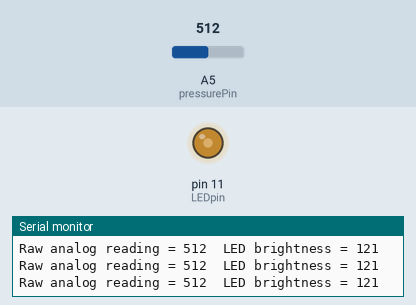
Recording of a sketch running on a simulated Arduino Uno, built with avr-gcc and run on an emulated ATmega328P. On the bench: output pins drawn as LEDs (lit = HIGH), the last lines printed to the serial monitor. Inputs (shaded band) come from the test bench; at power-on: A5 (pressurePin) = 512.

Above: at 1.2 s.
1.3 s: A5 (pressurePin) set to 55
At 2.5 s:
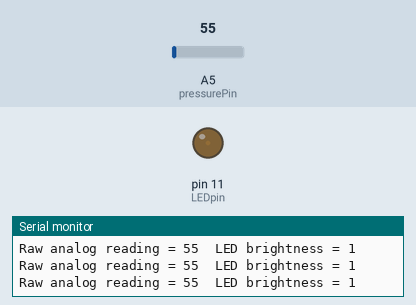
2.8 s: A5 (pressurePin) set to 46
At 4.0 s:
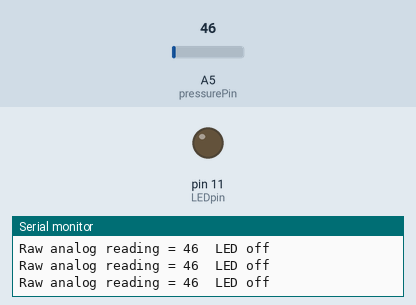
4.3 s: A5 (pressurePin) set to 716
At 5.4 s:
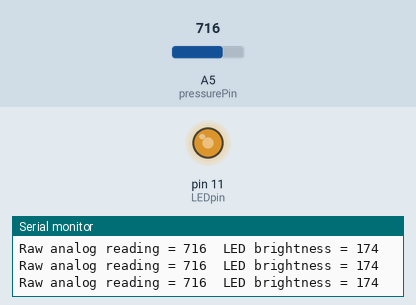
5.8 s: A5 (pressurePin) set to 989
At 7.0 s:
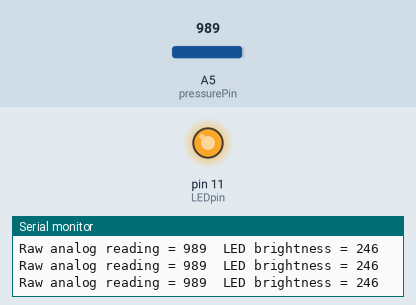
7.3 s: A5 (pressurePin) set to 1010
At 8.6 s:
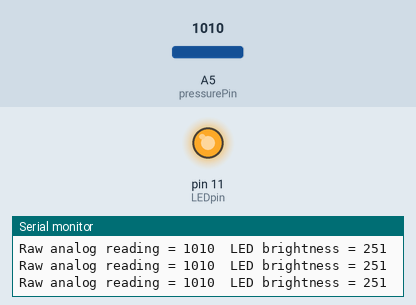
Timing chart, 0 to 10.3 s (numbered marks = the images above; inputs shaded):
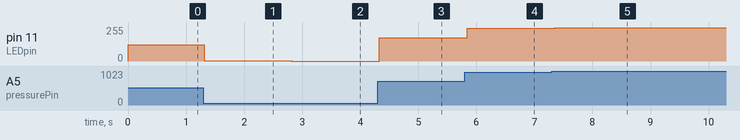

The sketch:

pressure_sensor.ino
```cpp
/* pressure sensor
 *
 * based on code from www.ladyada.net/learn/sensors
 *
 * This could be identical to the light sensor (photocell)
 *
 * one leg of pressure sensor connected to 5V
 * the other connected to analog input (here, pin 5)
 *     as well as a 10k pull-down resistor connected to ground
 *
 * when light pressure: sensor has 100k ohm resistance
 * when max pressure:   sensor has  200 ohm resistance
 * if no pressure, connected to ground
 *
 * have LED attached to pin 11; lit brighter when more pressure
 */

int pressurePin = 5;
int LEDpin = 11;

void setup(void)
{
  Serial.begin(9600);
  pinMode(LEDpin, OUTPUT);
}

void loop(void)
{
  int pressureReading;
  int LEDbrightness;

  pressureReading = analogRead(pressurePin);

  Serial.print("Raw analog reading = ");
  Serial.print(pressureReading);
  // 0 = no pressure; 1023 = max pressure

  // make LED more bright when more pressure
  if(pressureReading > 50) {
    LEDbrightness = map(pressureReading, 50, 1023, 0, 255);

    Serial.print("\tLED brightness = ");
    Serial.println(LEDbrightness);

    analogWrite(LEDpin, LEDbrightness);
  }
  else {
    Serial.println("\tLED off");
    digitalWrite(LEDpin, LOW);
  }

  delay(100);
}
```

Measured:
- after the input at 1.3 s, pin 11 (LEDpin): 121/255 → 1/255 at once
- after the input at 2.8 s, pin 11 (LEDpin): 1/255 → 0/255 at once
- after the input at 4.3 s, pin 11 (LEDpin): 0/255 → 174/255 at once
- after the input at 5.8 s, pin 11 (LEDpin): 174/255 → 246/255 at once
- after the input at 7.3 s, pin 11 (LEDpin): 246/255 → 251/255 after 0.05 s
